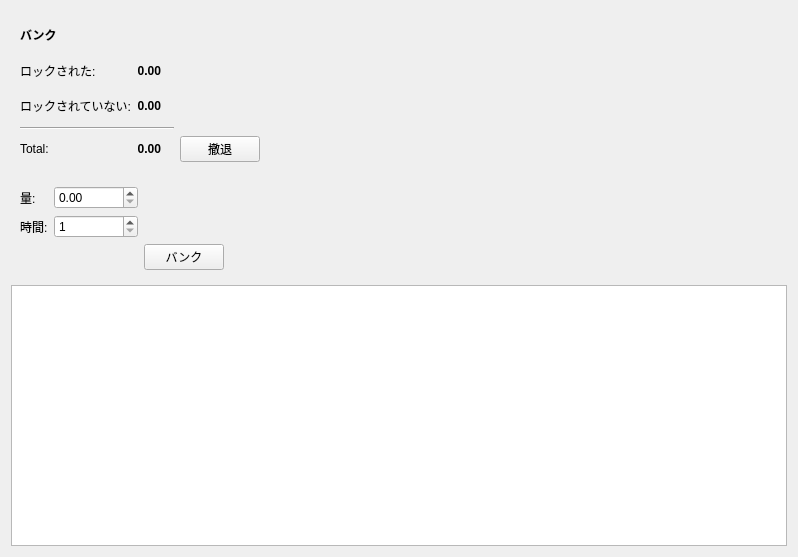
<?xml version="1.0" encoding="UTF-8"?>
<ui version="4.0">
 <class>DepositsFrame</class>
 <widget class="QFrame" name="DepositsFrame">
  <property name="geometry">
   <rect>
    <x>0</x>
    <y>0</y>
    <width>798</width>
    <height>557</height>
   </rect>
  </property>
  <property name="windowTitle">
   <string>Frame</string>
  </property>
  <property name="frameShape">
   <enum>QFrame::NoFrame</enum>
  </property>
  <property name="frameShadow">
   <enum>QFrame::Raised</enum>
  </property>
  <layout class="QVBoxLayout" name="verticalLayout">
   <item>
    <widget class="QFrame" name="m_overviewWalletFrame">
     <property name="minimumSize">
      <size>
       <width>0</width>
       <height>160</height>
      </size>
     </property>
     <property name="maximumSize">
      <size>
       <width>16777215</width>
       <height>160</height>
      </size>
     </property>
     <property name="frameShape">
      <enum>QFrame::NoFrame</enum>
     </property>
     <property name="frameShadow">
      <enum>QFrame::Raised</enum>
     </property>
     <layout class="QGridLayout" name="gridLayout_2">
      <item row="0" column="0">
       <widget class="QLabel" name="label_7">
        <property name="font">
         <font>
          <weight>75</weight>
          <bold>true</bold>
         </font>
        </property>
        <property name="text">
         <string>バンク</string>
        </property>
       </widget>
      </item>
      <item row="1" column="0">
       <widget class="QLabel" name="label_8">
        <property name="text">
         <string>ロックされた:</string>
        </property>
       </widget>
      </item>
      <item row="1" column="1" colspan="2">
       <widget class="QLabel" name="m_lockedDepositLabel">
        <property name="font">
         <font>
          <weight>75</weight>
          <bold>true</bold>
         </font>
        </property>
        <property name="text">
         <string notr="true">0.00</string>
        </property>
        <property name="alignment">
         <set>Qt::AlignRight|Qt::AlignTrailing|Qt::AlignVCenter</set>
        </property>
       </widget>
      </item>
      <item row="1" column="3">
       <widget class="QLabel" name="m_tickerLabel1">
        <property name="text">
         <string notr="true"/>
        </property>
       </widget>
      </item>
      <item row="2" column="0">
       <widget class="QLabel" name="label_9">
        <property name="text">
         <string>ロックされていない:</string>
        </property>
       </widget>
      </item>
      <item row="2" column="1" colspan="2">
       <widget class="QLabel" name="m_unlockedDepositLabel">
        <property name="font">
         <font>
          <weight>75</weight>
          <bold>true</bold>
         </font>
        </property>
        <property name="text">
         <string notr="true">0.00</string>
        </property>
        <property name="alignment">
         <set>Qt::AlignRight|Qt::AlignTrailing|Qt::AlignVCenter</set>
        </property>
       </widget>
      </item>
      <item row="2" column="3">
       <widget class="QLabel" name="m_tickerLabel2">
        <property name="text">
         <string notr="true"/>
        </property>
       </widget>
      </item>
      <item row="4" column="0">
       <widget class="QLabel" name="label_10">
        <property name="text">
         <string>Total:</string>
        </property>
       </widget>
      </item>
      <item row="4" column="1" colspan="2">
       <widget class="QLabel" name="m_totalDepositLabel">
        <property name="font">
         <font>
          <weight>75</weight>
          <bold>true</bold>
         </font>
        </property>
        <property name="text">
         <string notr="true">0.00</string>
        </property>
        <property name="alignment">
         <set>Qt::AlignRight|Qt::AlignTrailing|Qt::AlignVCenter</set>
        </property>
       </widget>
      </item>
      <item row="4" column="3">
       <widget class="QLabel" name="m_tickerLabel3">
        <property name="text">
         <string notr="true"/>
        </property>
       </widget>
      </item>
      <item row="0" column="5">
       <spacer name="horizontalSpacer_2">
        <property name="orientation">
         <enum>Qt::Horizontal</enum>
        </property>
        <property name="sizeHint" stdset="0">
         <size>
          <width>40</width>
          <height>20</height>
         </size>
        </property>
       </spacer>
      </item>
      <item row="4" column="4">
       <widget class="QPushButton" name="m_withdrawButton">
        <property name="text">
         <string>撤退</string>
        </property>
       </widget>
      </item>
      <item row="3" column="0" colspan="4">
       <widget class="Line" name="line_2">
        <property name="orientation">
         <enum>Qt::Horizontal</enum>
        </property>
       </widget>
      </item>
     </layout>
    </widget>
   </item>
   <item>
    <widget class="QFrame" name="m_addDepositFrame">
     <property name="frameShape">
      <enum>QFrame::NoFrame</enum>
     </property>
     <property name="frameShadow">
      <enum>QFrame::Raised</enum>
     </property>
     <layout class="QGridLayout" name="gridLayout">
      <item row="0" column="1">
       <widget class="QDoubleSpinBox" name="m_amountSpin">
        <property name="maximum">
         <double>1000000000.000000000000000</double>
        </property>
       </widget>
      </item>
      <item row="1" column="2">
       <widget class="QLabel" name="m_nativeTimeLabel">
        <property name="text">
         <string/>
        </property>
       </widget>
      </item>
      <item row="1" column="1">
       <widget class="QSpinBox" name="m_timeSpin">
        <property name="minimum">
         <number>1</number>
        </property>
        <property name="maximum">
         <number>999999999</number>
        </property>
       </widget>
      </item>
      <item row="1" column="0">
       <widget class="QLabel" name="label_2">
        <property name="text">
         <string>時間:</string>
        </property>
       </widget>
      </item>
      <item row="0" column="0">
       <widget class="QLabel" name="label">
        <property name="text">
         <string>量:</string>
        </property>
       </widget>
      </item>
      <item row="0" column="2">
       <widget class="QLabel" name="m_interestLabel">
        <property name="text">
         <string/>
        </property>
       </widget>
      </item>
      <item row="0" column="3">
       <spacer name="horizontalSpacer">
        <property name="orientation">
         <enum>Qt::Horizontal</enum>
        </property>
        <property name="sizeHint" stdset="0">
         <size>
          <width>534</width>
          <height>20</height>
         </size>
        </property>
       </spacer>
      </item>
      <item row="2" column="2" alignment="Qt::AlignLeft">
       <widget class="QPushButton" name="m_depositButton">
        <property name="text">
         <string>バンク</string>
        </property>
       </widget>
      </item>
     </layout>
    </widget>
   </item>
   <item>
    <widget class="QTreeView" name="m_depositView"/>
   </item>
  </layout>
 </widget>
 <resources/>
 <connections>
  <connection>
   <sender>m_depositButton</sender>
   <signal>clicked()</signal>
   <receiver>DepositsFrame</receiver>
   <slot>depositClicked()</slot>
   <hints>
    <hint type="sourcelabel">
     <x>274</x>
     <y>76</y>
    </hint>
    <hint type="destinationlabel">
     <x>398</x>
     <y>278</y>
    </hint>
   </hints>
  </connection>
  <connection>
   <sender>m_withdrawButton</sender>
   <signal>clicked()</signal>
   <receiver>DepositsFrame</receiver>
   <slot>withdrawClicked()</slot>
   <hints>
    <hint type="sourcelabel">
     <x>196</x>
     <y>151</y>
    </hint>
    <hint type="destinationlabel">
     <x>398</x>
     <y>278</y>
    </hint>
   </hints>
  </connection>
  <connection>
   <sender>m_depositView</sender>
   <signal>doubleClicked(QModelIndex)</signal>
   <receiver>DepositsFrame</receiver>
   <slot>showDepositDetails(QModelIndex)</slot>
   <hints>
    <hint type="sourcelabel">
     <x>398</x>
     <y>403</y>
    </hint>
    <hint type="destinationlabel">
     <x>398</x>
     <y>278</y>
    </hint>
   </hints>
  </connection>
  <connection>
   <sender>m_timeSpin</sender>
   <signal>valueChanged(int)</signal>
   <receiver>DepositsFrame</receiver>
   <slot>timeChanged(int)</slot>
   <hints>
    <hint type="sourcelabel">
     <x>151</x>
     <y>230</y>
    </hint>
    <hint type="destinationlabel">
     <x>398</x>
     <y>278</y>
    </hint>
   </hints>
  </connection>
  <connection>
   <sender>m_amountSpin</sender>
   <signal>valueChanged(double)</signal>
   <receiver>DepositsFrame</receiver>
   <slot>depositParamsChanged()</slot>
   <hints>
    <hint type="sourcelabel">
     <x>147</x>
     <y>211</y>
    </hint>
    <hint type="destinationlabel">
     <x>398</x>
     <y>278</y>
    </hint>
   </hints>
  </connection>
  <connection>
   <sender>m_timeSpin</sender>
   <signal>valueChanged(int)</signal>
   <receiver>DepositsFrame</receiver>
   <slot>depositParamsChanged()</slot>
   <hints>
    <hint type="sourcelabel">
     <x>147</x>
     <y>249</y>
    </hint>
    <hint type="destinationlabel">
     <x>398</x>
     <y>278</y>
    </hint>
   </hints>
  </connection>
 </connections>
 <slots>
  <slot>depositClicked()</slot>
  <slot>withdrawClicked()</slot>
  <slot>showDepositDetails(QModelIndex)</slot>
  <slot>timeChanged(int)</slot>
  <slot>depositParamsChanged()</slot>
 </slots>
</ui>
